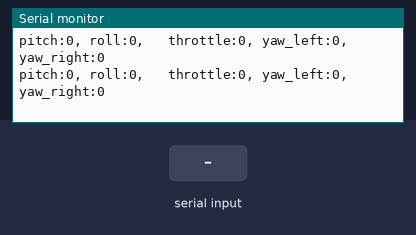
Recording of a sketch running on a simulated Arduino Uno, built with avr-gcc and run on an emulated ATmega328P. Parts: the last lines printed to the serial monitor. The inputs (shaded band) are chosen by the test bench.

Above: at 1.2 s.
1.3 s: ":\n" received over Serial
4.3 s: "30:150:10\n" received over Serial
At 5.48 s:
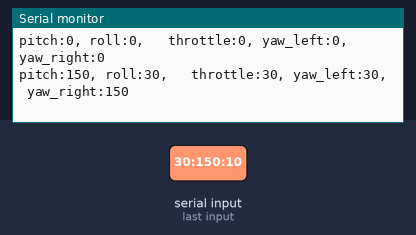
7.3 s: "30:150\n" received over Serial
10.3 s: "1:90\n" received over Serial
At 11.48 s:
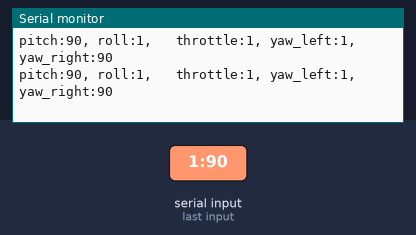
13.3 s: ",\n" received over Serial
At 14.49 s:
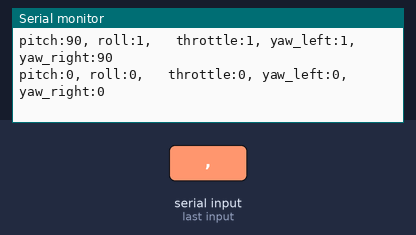
16.3 s: "30:150:10:200\n" received over Serial
At 17.61 s:
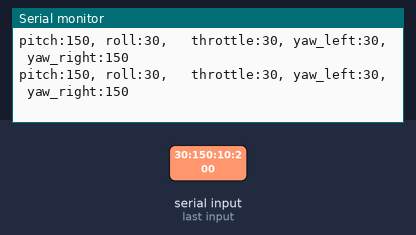
Timing chart, 0 to 19.3 s (numbered marks = the images above; inputs shaded):
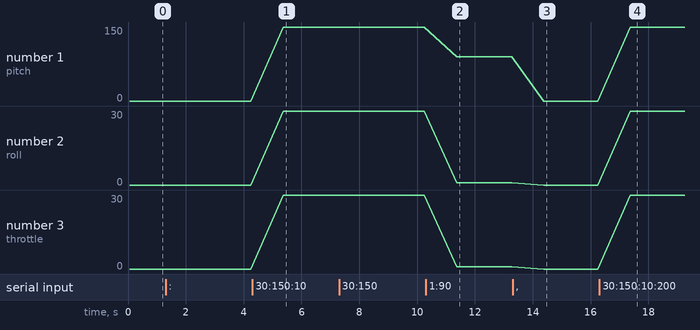

The sketch:

controller_without_security_with_SerialControl.ino
```cpp
#include <SoftwareSerial.h>
#define ANGLE_MAX 15
#define ANGLE_MIN -15
int throttle;
int pitch;
int roll;
int yaw_left;  //11
int yaw_right; //8

/*
 * 블루투스 https://m.blog.naver.com/PostView.naver?isHttpsRedirect=true&blogId=rlrkcka&logNo=221379291417
 * throttle 조이스틱   a1-vry
 * angle 조이스틱   a0-vrx, a2-vry
 */

/*
 * gnd  블루투스1개, 조이스틱1개
 * 5v   버튼 2개, 조이스틱2개
 * 3.3v 블루투스1개
 * 아날로그핀3개 조이스틱3개
 * 신호핀 2,3  블루투스1개
 * 신호핀 2개  버튼
*/

//납땜을 그라운드(input_pullup)에 할건지, 5v에 할건지 결정

SoftwareSerial btSerial(2,3);

void check_joystick(){
  //throttle 조이스틱을 읽어, 평탄화
  throttle = analogRead(A1);
  throttle = map(throttle, 0,1023, 0,500);


  //방향 조이스틱을 읽어, 각도 조절
  //roll이 +면 right
  //roll이 -면 left
  roll = (analogRead(A0)-511)/11;

  //방향 조이스틱을 읽어, 각도 조절
  //pitch이 -면 f
  //pitch이 +면 b
  pitch = (analogRead(A2)-511)/11;


  if(analogRead(A2)/100 == 5 && analogRead(A0)/100 == 5) {
    roll=0;
    pitch=0;
  }

  //Serial.println((String)"pitch: "+pitch + ", roll: " + roll);
}

void check_button(){
  yaw_left = digitalRead(11);
  yaw_right = digitalRead(8);
  if(yaw_left ==1 && yaw_right == 1){
    yaw_left = 0;
    yaw_right = 0;
  }
}

void setup() {
  // put your setup code here, to run once:
  Serial.begin(9600);
  btSerial.begin(9600);
  pinMode(8, INPUT_PULLUP);
  pinMode(11, INPUT_PULLUP);
}


void ParshingRead(){
//THROTTLE, throttle

int throttle_start, throttle_end;
int roll_start, roll_end;
int pitch_start, pitch_end;
int yaw_left_start, yaw_left_end;
int yaw_right_start, yaw_right_end;
String data;

  if(Serial.available()){
    data = Serial.readStringUntil('\n');
    pitch_start = data.indexOf(":")+1;
    pitch_end = data.indexOf(",", pitch_start+1);

    roll_start = data.indexOf(":", pitch_end)+1;
    roll_end = data.indexOf(",", roll_start+1);

    throttle_start = data.indexOf(":", roll_end)+1;
    throttle_end = data.indexOf(",", throttle_start+1);

    yaw_left_start = data.indexOf(":", throttle_end)+1;
    yaw_left_end = data.indexOf(":", yaw_left_start+1);

    yaw_right_start = data.indexOf(":", yaw_left_end)+1;
    yaw_right_end = data.indexOf(":", yaw_right_start+1);

    throttle = data.substring(throttle_start, throttle_end).toInt();
    roll = data.substring(roll_start, roll_end).toInt();
    pitch = data.substring(pitch_start, pitch_end).toInt();
    yaw_left = data.substring(yaw_left_start, yaw_left_end).toInt();
    yaw_right = data.substring(yaw_right_start, yaw_right_end).toInt();
    }
}

void loop() {
  // put your main code here, to run repeatedly:
  //check_joystick();
  //check_button();

  if(Serial.available()) {
    String data = btSerial.readStringUntil('\n');

    ParshingRead();

    Serial.read();Serial.read();
  }


  btSerial.println((String)"pitch:"+pitch + ", roll:" + roll +  ",   throttle:"+ throttle +
  ", yaw_left:" + yaw_left + ", yaw_right:"+ yaw_right);
  Serial.println((String)"pitch:"+pitch + ", roll:" + roll +  ",   throttle:"+ throttle +
  ", yaw_left:" + yaw_left + ", yaw_right:"+ yaw_right);

  delay(50);
}
```

Measured:
- after the input at 4.3 s, the serial monitor: prints a new line after 1.1 s (image 1)
- after the input at 10.3 s, the serial monitor: prints a new line after 1.1 s (image 2)
- after the input at 13.3 s, the serial monitor: prints a new line after 1.1 s (image 3)
- after the input at 16.3 s, the serial monitor: prints a new line after 1.1 s (image 4)
- plotted number 1: 0 → 150 after the input at 4.3 s, 150 → 90 after the input at 10.3 s, 90 → 0 after the input at 13.3 s, 0 → 150 after the input at 16.3 s
- plotted number 2: 0 → 30 after the input at 4.3 s, 30 → 1 after the input at 10.3 s, 1 → 0 after the input at 13.3 s, 0 → 30 after the input at 16.3 s
- plotted number 3: 0 → 30 after the input at 4.3 s, 30 → 1 after the input at 10.3 s, 1 → 0 after the input at 13.3 s, 0 → 30 after the input at 16.3 s
